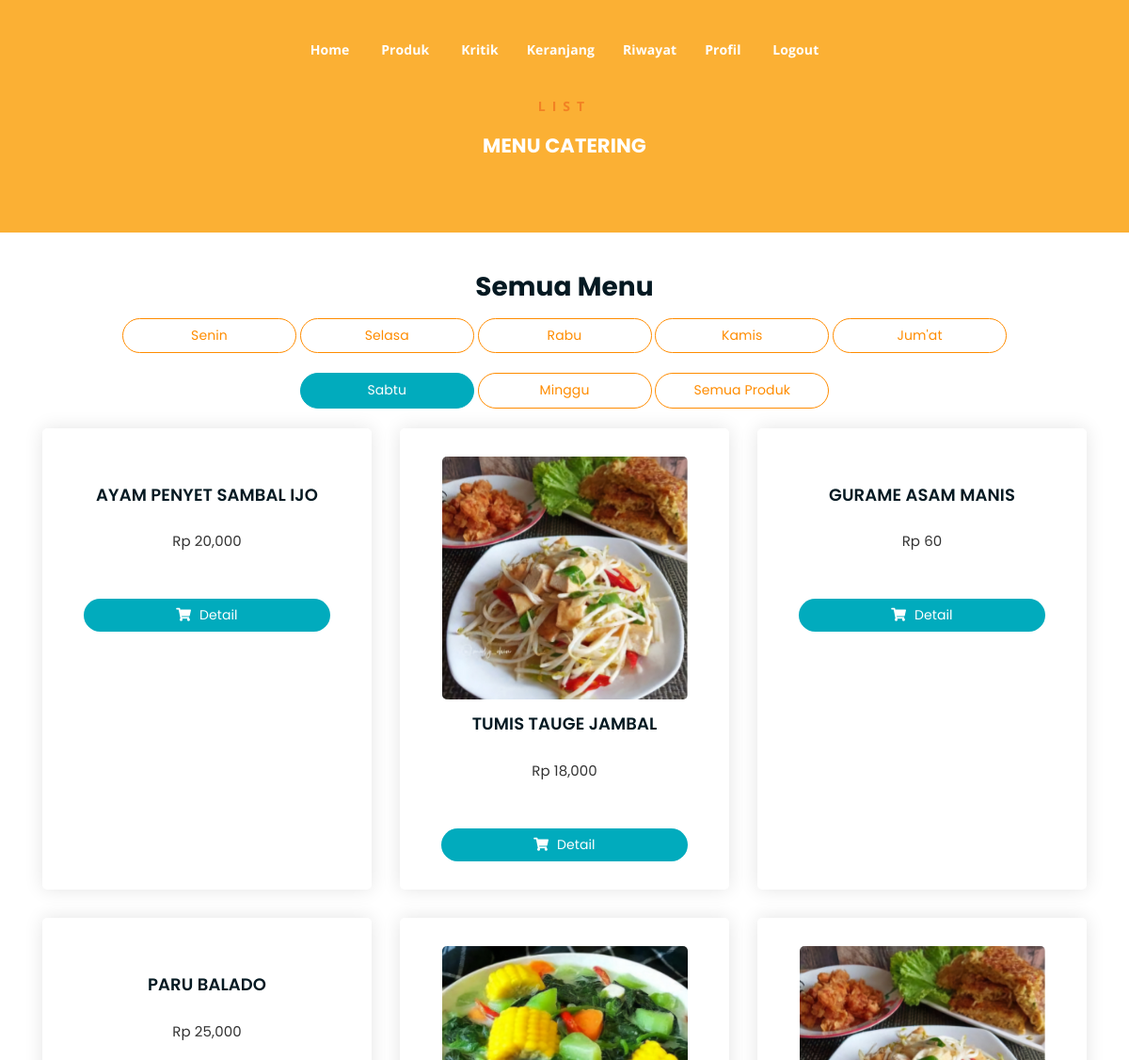
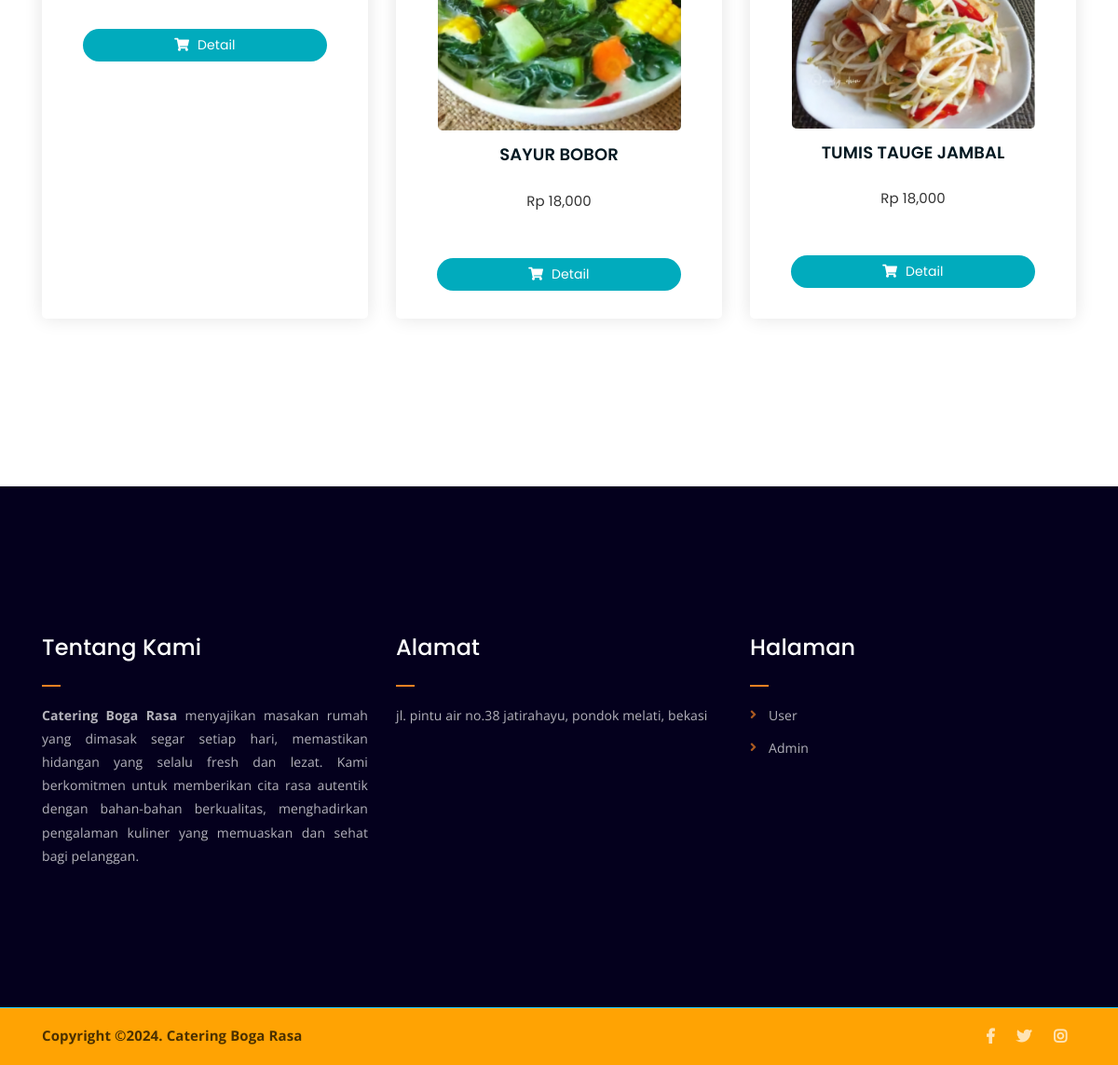
The app's page /menu-sabtu.php (signed in) with its own data (2 pictures, top to bottom).
### tables this page shows
CREATE TABLE `promosi` (
  `id_promosi_produk` int(11) NOT NULL,
  `id_produk` varchar(55) NOT NULL,
  `promo_lama` varchar(55) NOT NULL,
  `promo_baru` varchar(55) NOT NULL
);

CREATE TABLE `produk` (
  `id` int(11) NOT NULL,
  `id_produk` varchar(11) NOT NULL,
  `nama_produk` varchar(55) NOT NULL,
  `gambar` varchar(55) NOT NULL,
  `harga` varchar(55) NOT NULL,
  `deskripsi` varchar(1000) NOT NULL,
  `menu_hari` varchar(111) NOT NULL
);

### menu-sabtu.php (the view, shortened to what this page needs)
<?php
require('./app/database/db.php');
$status_user = $_SESSION['user']['status'];
?>
<!DOCTYPE html>
<html lang="en">
<head>
	<link rel="stylesheet" href="assets/css/all.min.css">
	<link rel="stylesheet" href="assets/bootstrap/css/bootstrap.min.css">
	<link rel="stylesheet" href="assets/css/owl.carousel.css">
	<link rel="stylesheet" href="assets/css/magnific-popup.css">
	<link rel="stylesheet" href="assets/css/animate.css">
	<link rel="stylesheet" href="assets/css/meanmenu.min.css">
	<link rel="stylesheet" href="assets/css/main.css">
	<link rel="stylesheet" href="assets/css/responsive.css">
</head>
<body>
	<?php include('./include/nav.php') ?>
	<div class="breadcrumb-section breadcrumb-bg">
		<div class="container">
			<div class="row">
				<div class="col-lg-8 offset-lg-2 text-center">
					<div class="breadcrumb-text">
						<p>LIST</p>
						<h4 style="color: #fff;">MENU CATERING</h4>
					</div>
				</div>
			</div>
		</div>
	</div>
	<div class="product-section mt-5 mb-150">
		<div class="container">
			<h3 class="text-center">Semua Menu</h3>
		<div class="text-center tag">
				<a href="menu-senin.php" class="cart-btn mb-4 col-md-2 text-center">Senin</a>
				<a href="menu-selasa.php" class="cart-btn mb-4 col-md-2 text-center">Selasa</a>
				<a href="menu-rabu.php" class="cart-btn mb-4 col-md-2 text-center">Rabu</a>
				<a href="menu-kamis.php" class="cart-btn mb-4 col-md-2 text-center">Kamis</a>
				<a href="menu-jumat.php" class="cart-btn mb-4 col-md-2 text-center">Jum'at</a>
				<a href="produk.php" class="aktif cart-btn mb-4 col-md-2 text-center">Sabtu</a>
				<a href="menu-minggu.php" class="cart-btn mb-4 col-md-2 text-center">Minggu</a>
				<a href="produk.php" class="cart-btn mb-4 col-md-2 text-center">Semua Produk</a>
			</div>
		<div class="row">
			<?php
				$produk = mysqli_query($conn, "SELECT * FROM produk LEFT JOIN promosi ON produk.id_produk = promosi.id_produk  WHERE produk.menu_hari = 'Sabtu'");
				while ($p = mysqli_fetch_array($produk)) {
			?>
			<a href="produk-detail.php?id_produk=<?= $p['id_produk']?>">
				<div class="col-lg-4 col-md-6 text-center card">
					<div class="single-product-item" style="height: 100%;">
						<div class="product-image">
							<img src="app/admin/foto/<?= $p['gambar'] ?>" alt="">
						</div>
						<h3><?php echo $p['nama_produk'] ?></h3>
							<p class="product-price"><span>Rp <?php echo number_format($p['harga']) ?></span></p>
								<?php if($status_user == 'Pelanggan Lama'){
										if($p['promo_lama'] == 0){
								?>
										<p class="product-price"><span style="color: #fff;">x</span></p>
								<?php } else { ?>
										<p class="product-price"><span style="color: tomato;">Diskon <?php echo $p["promo_lama"] ?>%</span></p>
								<?php }}?>
						<a href="produk-detail.php?id_produk=<?= $p['id_produk']?>" class="cart-btn"><i class="fas fa-shopping-cart"></i> Detail</a>
					</div>
				</div>
				</a>
			<?php } ?>
			</div>
		</div>
	</div>
	<?php include('./include/footer.php') ?>
</body>
</html>

### assets/css/main.css (style rules this page uses)
html { font-size: 14px; font-weight: 400; line-height: 28px; height: 100%; }
body { font-family: "Open Sans", sans-serif; font-weight: 400; font-size: 1rem; letter-spacing: 0.1px; line-height: 1.8; color: #051922; overflow-x: hidden; }
body img { max-width: 100%; }
a { cursor: pointer; text-decoration: none; -webkit-transition: all 0.2s ease-in-out; -o-transition: all 0.2s ease-in-out; transition: all 0.2s ease-in-out; }
h1, .h1, h2, .h2, h3, .h3, h4, .h4, h5, .h5, h6, .h6 { font-family: "Poppins", sans-serif; font-weight: 700; margin: 0 0 1.25rem 0; color: #051922; }
h1:last-child, .h1:last-child, h2:last-child, .h2:last-child, h3:last-child, .h3:last-child, h4:last-child, .h4:last-child, h5:last-child, .h5:last-child, h6:last-child, .h6:last-child { margin: 0; }
h3, .h3 { font-size: 2rem; font-weight: 700; line-height: 2.25rem; }
h4, .h4 { font-size: 1.5rem; font-weight: 700; line-height: 1.75rem; }
p { font-family: "Open Sans", sans-serif; font-weight: 400; font-size: 1rem; letter-spacing: 0.1px; line-height: 1.8; color: #051922; margin: 0 0 1.25rem 0; }
p:last-child { margin: 0; }
.mb-150 { margin-bottom: 150px; }
a.boxed-btn, a.cart-btn, button.cart-btn { border-radius: 30px; border: none; }
.breadcrumb-text p { color: #f28123; font-weight: 700; text-transform: uppercase; letter-spacing: 7px; }
.breadcrumb-section { padding: 80px 0; background-size: cover; background-position: center center; position: relative; z-index: 1; background-attachment: fixed; padding-top: 100px; color: #000; }
.breadcrumb-section:after { position: absolute; left: 0; top: 0; width: 100%; height: 100%; content: ""; background-color: #fa9d02; color: #000; z-index: -1; opacity: 0.8; }
.product-image img { -webkit-transition: 0.3s; -o-transition: 0.3s; transition: 0.3s; }
a.cart-btn { -webkit-transition: 0.2s; -o-transition: 0.2s; transition: 0.2s; }
.single-product-item { -webkit-transition: 0.1s; -o-transition: 0.1s; transition: 0.1s; }
html, body { height: 100%; }
.single-product-item { margin-bottom: 30px; }
.product-image { padding: 30px; padding-bottom: 0; }
.product-image img { width: 90%; border-radius: 5px; margin-bottom: 10px; }
.single-product-item h3 { font-size: 18px; font-weight: 600; margin-bottom: 10px; }
.single-product-item p { margin: 0; padding: 0; }
p.product-price { font-family: "Poppins", sans-serif; font-size: 15px; font-weight: 700; margin-top: 20px; margin-bottom: 1px; color: #000000; }
p.product-price span { display: block; opacity: 0.8; font-size: 15px; font-weight: 400; }
a.cart-btn { font-family: "Poppins", sans-serif; display: inline-block; background-color: #01abbd; color: #fff; padding: 5px 0px; width: 75%; }
a.cart-btn i { margin-right: 5px; }
.single-product-item { -webkit-box-shadow: 0 0 20px #e4e4e4; box-shadow: 0 0 20px #e4e4e4; padding-bottom: 30px; border-radius: 5px; }

### menu-sabtu.php (style rules this page uses)
.card { border: none; }
.tag .cart-btn { border: 1px solid darkorange; background: none; color: darkorange; }
.container .aktif { background-color: #01abbd; border-color: #01abbd ; color: white; }

### records on screen
promosi: produk.nama_produk "AYAM PENYET SAMBAL IJO", produk.harga "20,000"
promosi: produk.gambar (picture), produk.nama_produk "TUMIS TAUGE JAMBAL", produk.harga "18,000"
promosi: produk.nama_produk "GURAME ASAM MANIS", produk.harga "60"
promosi: produk.nama_produk "PARU BALADO", produk.harga "25,000"
promosi: produk.gambar (picture), produk.nama_produk "SAYUR BOBOR", produk.harga "18,000"
promosi: produk.gambar (picture), produk.nama_produk "TUMIS TAUGE JAMBAL", produk.harga "18,000"
